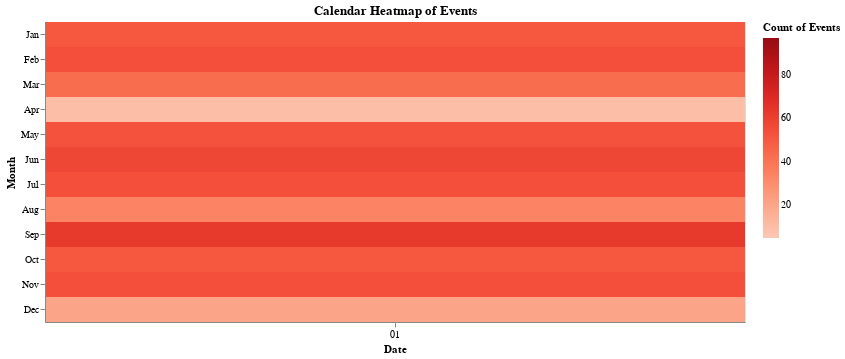

Source (notebook cell):
### Code cell
df['date'] = pd.to_datetime(df['year'].astype(str) + '-' + df['month'].astype(str) + '-01')

# Aggregate events by date
calendar_df = df.groupby(['date']).agg(count=('desc', 'count')).reset_index()

# Extract year and month from date
calendar_df['year'] = calendar_df['date'].dt.year
calendar_df['month'] = calendar_df['date'].dt.month_name()

# Create the chart
chart = alt.Chart(calendar_df).mark_rect().encode(
    x=alt.X('date(date):O', title='Date'),
    y=alt.Y('month(date):O', title='Month'),
    color=alt.Color('count:Q', title='Count of Events', scale=alt.Scale(scheme='reds')),
    tooltip=[alt.Tooltip('date:T', title='Date'), alt.Tooltip('count:Q', title='Count of Events')]
).properties(
    width=700,
    height=300,
    title='Calendar Heatmap of Events'
)

chart

### Figure 1 — Vega-Lite specification as saved in the notebook (floating-point values rounded to 4 significant figures)
{"config": {"view": {"continuousWidth": 400, "continuousHeight": 300}}, "data": {"name": "data-c0ac00a5fbb88e41acb09ae58e7fa333"}, "mark": "rect", "encoding": {"color": {"field": "count", "scale": {"scheme": "reds"}, "title": "Count of Events", "type": "quantitative"}, "tooltip": [{"field": "date", "title": "Date", "type": "temporal"}, {"field": "count", "title": "Count of Events", "type": "quantitative"}], "x": {"field": "date", "timeUnit": "date", "title": "Date", "type": "ordinal"}, "y": {"field": "date", "timeUnit": "month", "title": "Month", "type": "ordinal"}}, "height": 300, "title": "Calendar Heatmap of Events", "width": 700, "$schema": "https://vega.github.io/schema/vega-lite/v4.17.0.json", "datasets": {"data-c0ac00a5fbb88e41acb09ae58e7fa333": [{"date": "2017-05-01T00:00:00", "count": 34, "year": 2017, "month": "May"}, {"date": "2017-06-01T00:00:00", "count": 97, "year": 2017, "month": "June"}, {"date": "2017-07-01T00:00:00", "count": 82, "year": 2017, "month": "July"}, {"date": "2017-08-01T00:00:00", "count": 48, "year": 2017, "month": "August"}, {"date": "2017-09-01T00:00:00", "count": 65, "year": 2017, "month": "September"}, {"date": "2017-10-01T00:00:00", "count": 92, "year": 2017, "month": "October"}, {"date": "2017-11-01T00:00:00", "count": 89, "year": 2017, "month": "November"}, {"date": "2017-12-01T00:00:00", "count": 68, "year": 2017, "month": "December"}, {"date": "2018-01-01T00:00:00", "count": 78, "year": 2018, "month": "January"}, {"date": "2018-02-01T00:00:00", "count": 68, "year": 2018, "month": "February"}, {"date": "2018-03-01T00:00:00", "count": 68, "year": 2018, "month": "March"}, {"date": "2018-04-01T00:00:00", "count": 57, "year": 2018, "month": "April"}, {"date": "2018-05-01T00:00:00", "count": 59, "year": 2018, "month": "May"}, {"date": "2018-06-01T00:00:00", "count": 61, "year": 2018, "month": "June"}, {"date": "2018-07-01T00:00:00", "count": 64, "year": 2018, "month": "July"}, {"date": "2018-08-01T00:00:00", "count": 15, "year": 2018, "month": "August"}, {"date": "2018-09-01T00:00:00", "count": 51, "year": 2018, "month": "September"}, {"date": "2018-10-01T00:00:00", "count": 60, "year": 2018, "month": "October"}, {"date": "2018-11-01T00:00:00", "count": 56, "year": 2018, "month": "November"}, {"date": "2018-12-01T00:00:00", "count": 28, "year": 2018, "month": "December"}, {"date": "2019-01-01T00:00:00", "count": 56, "year": 2019, "month": "January"}, {"date": "2019-02-01T00:00:00", "count": 69, "year": 2019, "month": "February"}, {"date": "2019-03-01T00:00:00", "count": 57, "year": 2019, "month": "March"}, {"date": "2019-04-01T00:00:00", "count": 51, "year": 2019, "month": "April"}, {"date": "2019-05-01T00:00:00", "count": 64, "year": 2019, "month": "May"}, {"date": "2019-06-01T00:00:00", "count": 55, "year": 2019, "month": "June"}, {"date": "2019-07-01T00:00:00", "count": 56, "year": 2019, "month": "July"}, {"date": "2019-08-01T00:00:00", "count": 26, "year": 2019, "month": "August"}, {"date": "2019-09-01T00:00:00", "count": 49, "year": 2019, "month": "September"}, {"date": "2019-10-01T00:00:00", "count": 56, "year": 2019, "month": "October"}, {"date": "2019-11-01T00:00:00", "count": 49, "year": 2019, "month": "November"}, {"date": "2019-12-01T00:00:00", "count": 42, "year": 2019, "month": "December"}, {"date": "2020-01-01T00:00:00", "count": 51, "year": 2020, "month": "January"}, {"date": "2020-02-01T00:00:00", "count": 50, "year": 2020, "month": "February"}, {"date": "2020-03-01T00:00:00", "count": 39, "year": 2020, "month": "March"}, {"date": "2020-04-01T00:00:00", "count": 31, "year": 2020, "month": "April"}, {"date": "2020-05-01T00:00:00", "count": 47, "year": 2020, "month": "May"}, {"date": "2020-06-01T00:00:00", "count": 70, "year": 2020, "month": "June"}, {"date": "2020-07-01T00:00:00", "count": 43, "year": 2020, "month": "July"}, {"date": "2020-08-01T00:00:00", "count": 5, "year": 2020, "month": "August"}, {"date": "2020-09-01T00:00:00", "count": 47, "year": 2020, "month": "September"}, {"date": "2020-10-01T00:00:00", "count": 41, "year": 2020, "month": "October"}, {"date": "2020-11-01T00:00:00", "count": 33, "year": 2020, "month": "November"}, {"date": "2020-12-01T00:00:00", "count": 38, "year": 2020, "month": "December"}, {"date": "2021-01-01T00:00:00", "count": 44, "year": 2021, "month": "January"}, {"date": "2021-02-01T00:00:00", "count": 50, "year": 2021, "month": "February"}, {"date": "2021-03-01T00:00:00", "count": 54, "year": 2021, "month": "March"}, {"date": "2021-04-01T00:00:00", "count": 41, "year": 2021, "month": "April"}, {"date": "2021-05-01T00:00:00", "count": 64, "year": 2021, "month": "May"}, {"date": "2021-06-01T00:00:00", "count": 61, "year": 2021, "month": "June"}, {"date": "2021-07-01T00:00:00", "count": 51, "year": 2021, "month": "July"}, {"date": "2021-08-01T00:00:00", "count": 29, "year": 2021, "month": "August"}, {"date": "2021-09-01T00:00:00", "count": 68, "year": 2021, "month": "September"}, {"date": "2021-10-01T00:00:00", "count": 60, "year": 2021, "month": "October"}, {"date": "2021-11-01T00:00:00", "count": 69, "year": 2021, "month": "November"}, {"date": "2021-12-01T00:00:00", "count": 34, "year": 2021, "month": "December"}, {"date": "2022-01-01T00:00:00", "count": 46, "year": 2022, "month": "January"}, {"date": "2022-02-01T00:00:00", "count": 83, "year": 2022, "month": "February"}, {"date": "2022-03-01T00:00:00", "count": 56, "year": 2022, "month": "March"}, {"date": "2022-04-01T00:00:00", "count": 10, "year": 2022, "month": "April"}, {"date": "2022-05-01T00:00:00", "count": 53, "year": 2022, "month": "May"}, {"date": "2022-06-01T00:00:00", "count": 57, "year": 2022, "month": "June"}, {"date": "2022-07-01T00:00:00", "count": 54, "year": 2022, "month": "July"}, {"date": "2022-08-01T00:00:00", "count": 34, "year": 2022, "month": "August"}, {"date": "2022-09-01T00:00:00", "count": 63, "year": 2022, "month": "September"}, {"date": "2022-10-01T00:00:00", "count": 51, "year": 2022, "month": "October"}, {"date": "2022-11-01T00:00:00", "count": 54, "year": 2022, "month": "November"}, {"date": "2022-12-01T00:00:00", "count": 21, "year": 2022, "month": "December"}, {"date": "2023-01-01T00:00:00", "count": 51, "year": 2023, "month": "January"}, {"date": "2023-02-01T00:00:00", "count": 54, "year": 2023, "month": "February"}, {"date": "2023-03-01T00:00:00", "count": 43, "year": 2023, "month": "March"}]}}
